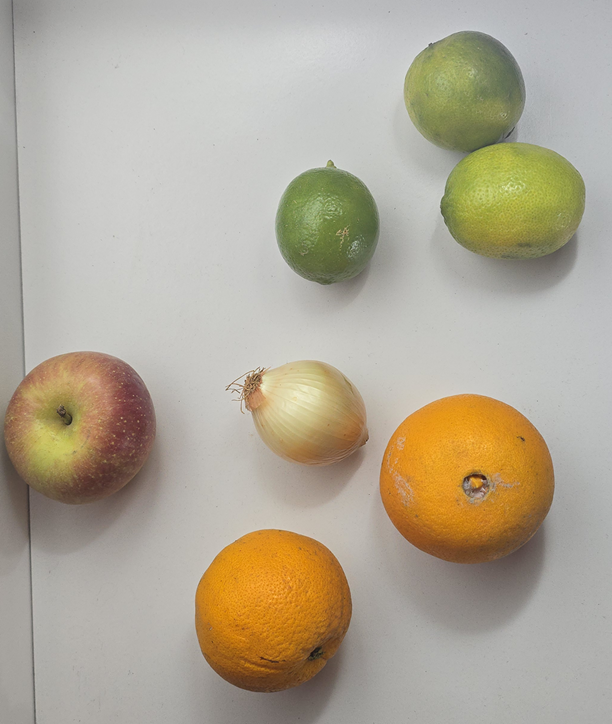
#> input picture images/fruits7.png, 612 x 724 px
$ python 7frutas.py
#> lines starting #> are read from the running program, lines starting #| are printed output that depends on the picture; after the words box and inside, x2 and y2 are one past the last pixel; in counts of white or black regions, pixels touching at a corner belong together
import cv2
import numpy as np

# Carrega a imagem
img = cv2.imread("images/fruits7.png")
#> img is the input picture: shape (724, 612, 3); mean B, G, R 150, 168, 176.6
output = img.copy()

# Converte para escala de cinza  usando BGR
gray = cv2.cvtColor(img, cv2.COLOR_BGR2GRAY)
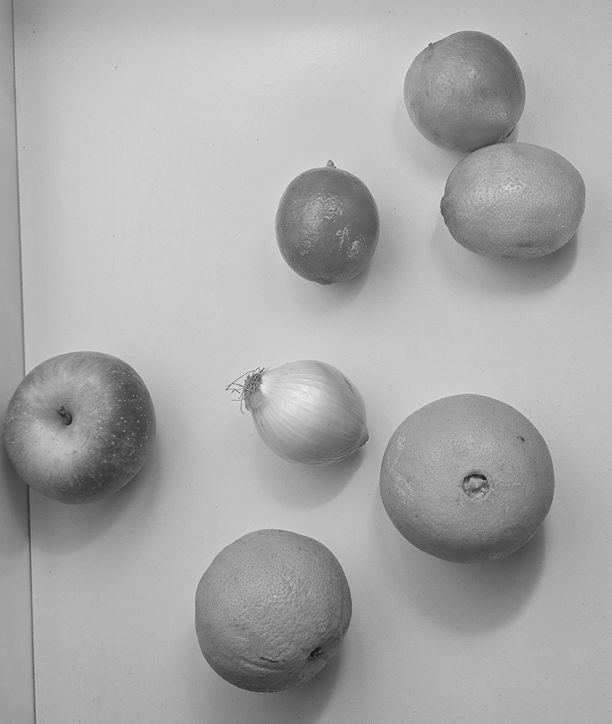
#> gray: shape (724, 612); min 21, max 236, mean 168.5

_, binary = cv2.threshold(gray, 140, 255, cv2.THRESH_BINARY_INV)
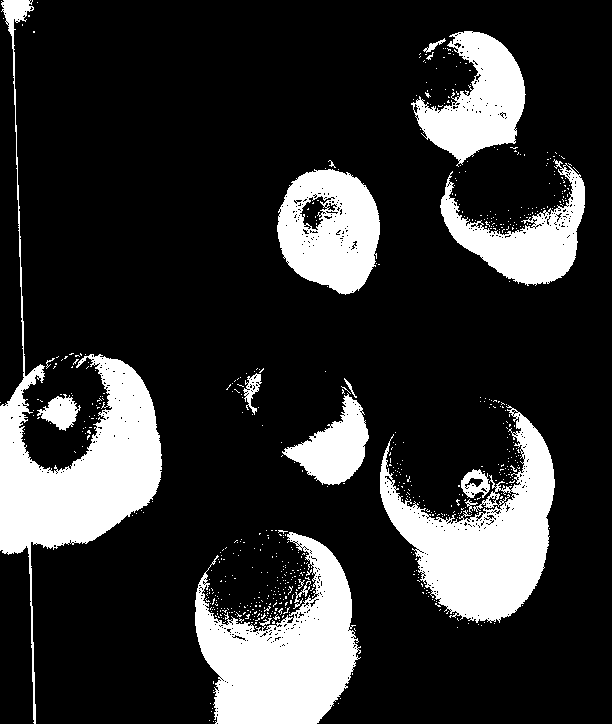
#> binary: shape (724, 612); 19.4% white; 664 white regions (645 under 20 px), largest, box (x1, y1, x2, y2) and area: (0, 0, 162, 724) 20412, (195, 532, 361, 724) 17331, (380, 405, 555, 623) 16600

# Remove ruídos
kernel = np.ones((5, 5), np.uint8)
binary = cv2.morphologyEx(binary, cv2.MORPH_CLOSE, kernel, iterations=1)
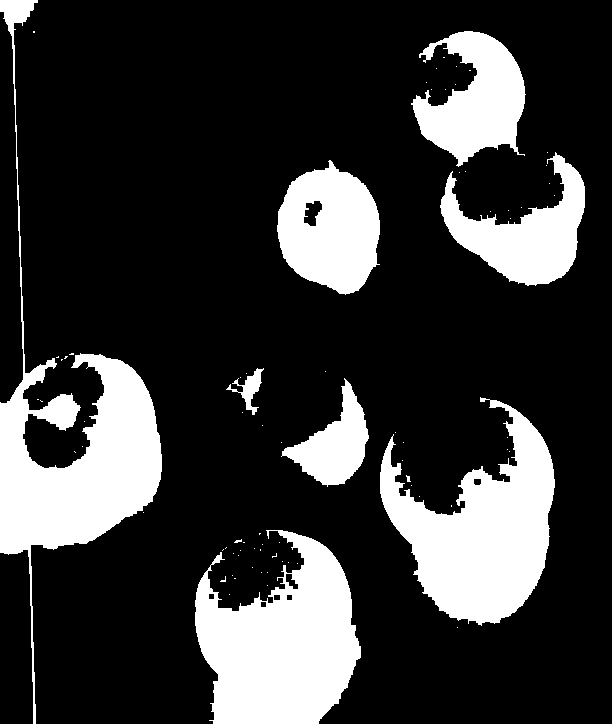
#> binary: shape (724, 612); 21.7% white; 78 white regions (69 under 20 px), largest, box (x1, y1, x2, y2) and area: (0, 0, 162, 724) 22710, (195, 530, 361, 724) 20986, (380, 397, 555, 626) 20224
binary = cv2.morphologyEx(binary, cv2.MORPH_OPEN, kernel, iterations=2)
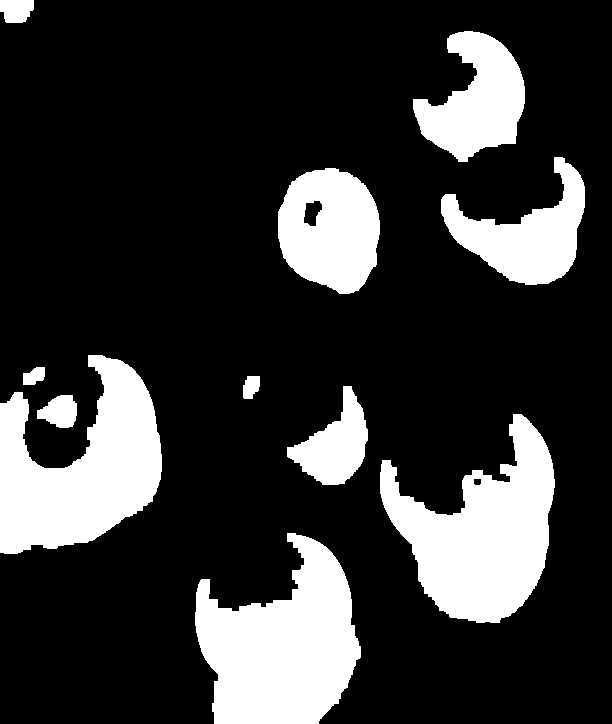
#> binary: shape (724, 612); 20.8% white; 11 white regions, largest, box (x1, y1, x2, y2) and area: (195, 533, 361, 724) 20343, (380, 414, 555, 623) 19573, (0, 355, 162, 554) 19248
binary = cv2.erode(binary, kernel, iterations=1)
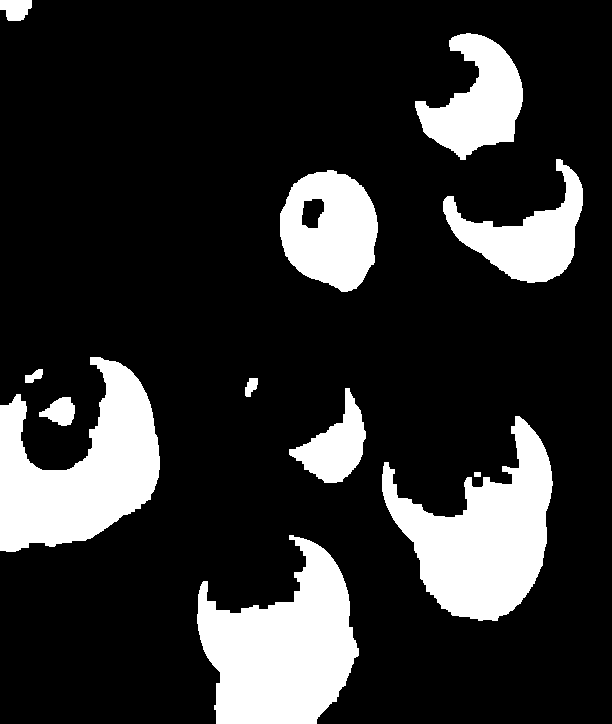
#> binary: shape (724, 612); 18.6% white; 12 white regions, largest, box (x1, y1, x2, y2) and area: (197, 535, 359, 724) 18865, (0, 357, 160, 552) 17688, (382, 416, 553, 621) 17574

# Detecta componentes conectados
num_labels, labels, stats, centroids = cv2.connectedComponentsWithStats(binary)
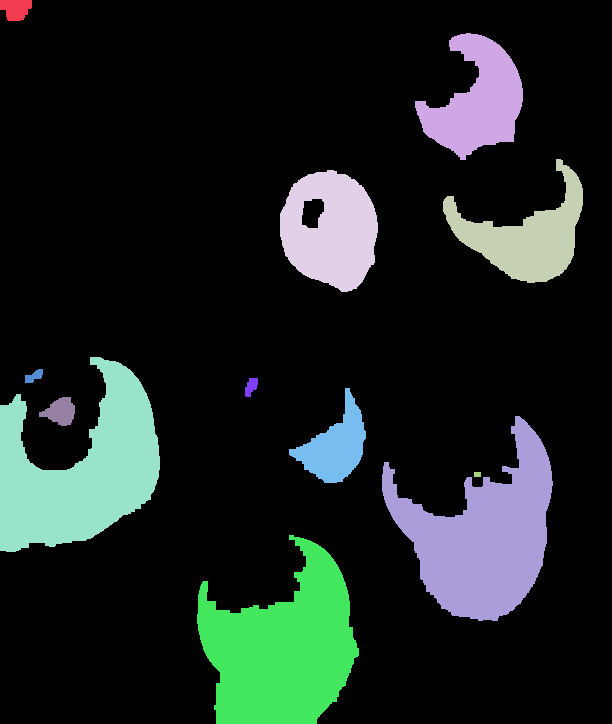
#> labels: shape (724, 612) int32; 13 distinct labels, from 0 to 12; one colour per label, 0 black
#> num_labels = 13; stats = 13 rows, first 6: [0, 0, 612, 724, 360834], [0, 0, 32, 21, 528], [415, 33, 108, 127, 7425], [443, 159, 140, 124, 7147], [280, 170, 98, 122, 8624], [0, 357, 160, 195, 17688]; centroids = 13 rows, first 8: [301.4, 343.4], [15.47, 8.52], [477.2, 100.5], [526.3, 235.7], [330.5, 230], [79.9, 469.8], [33.68, 375.9], [250.7, 386.2]

# Loop para cada componente (pulando fundo, label 0)
count = 0
for i in range(1, num_labels):
    x, y, w, h, area = stats[i]
    cx, cy = centroids[i]

    if area > 1000:  # filtra ruídos pequenos
        count += 1
        cv2.rectangle(output, (x, y), (x + w, y + h), (0, 255, 0), 2)
        cv2.circle(output, (int(cx), int(cy)), 5, (0, 0, 255), -1)
        cv2.putText(output, f"Fruta {count}", (x, y - 10),
                    cv2.FONT_HERSHEY_SIMPLEX, 0.5, (0, 0, 0), 1)
#> this loop made 12 passes
#> (x, y, w, h, area, cx, cy) on passes 1 to 12: (0, 0, 32, 21, 528, 15.47, 8.52), (415, 33, 108, 127, 7425, 477.2, 100.5), (443, 159, 140, 124, 7147, 526.3, 235.7), (280, 170, 98, 122, 8624, 330.5, 230), (0, 357, 160, 195, 17688, 79.9, 469.8), (25, 369, 18, 14, 152, 33.68, 375.9), (245, 378, 13, 19, 169, 250.7, 386.2), (289, 388, 77, 95, 3385, 335, 446.1), (39, 397, 36, 29, 662, 60.04, 411.3), (382, 416, 171, 205, 17574, 483, 535), (474, 472, 7, 5, 35, 477, 474), (197, 535, 162, 189, 18865, 282.1, 648.1)
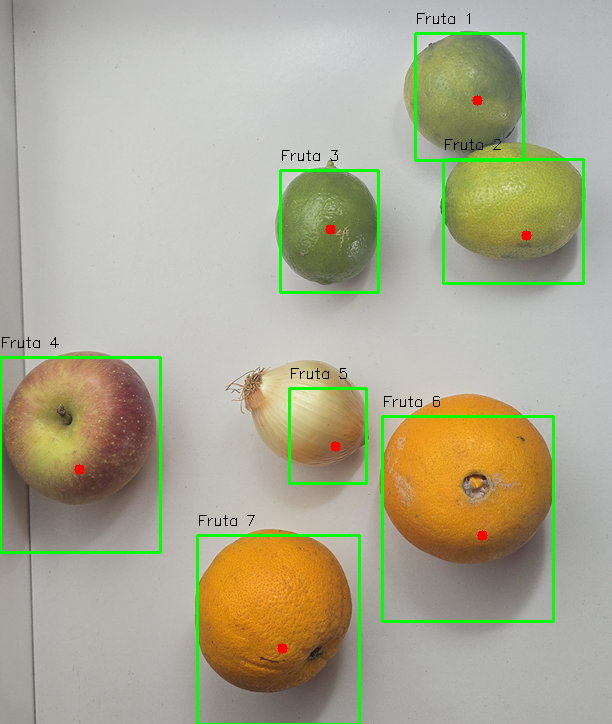
#> output: shape (724, 612, 3); 2.82% of pixels changed, all inside (x1, y1, x2, y2) = (0, 13, 585, 724)
#> after the loop, count = 7

cv2.imshow("Deteccao de Frutas", output)
cv2.imshow("Binaria", binary)
cv2.waitKey(0)
cv2.destroyAllWindows()

$ run again, with images/fruits5.png copied over images/fruits7.png
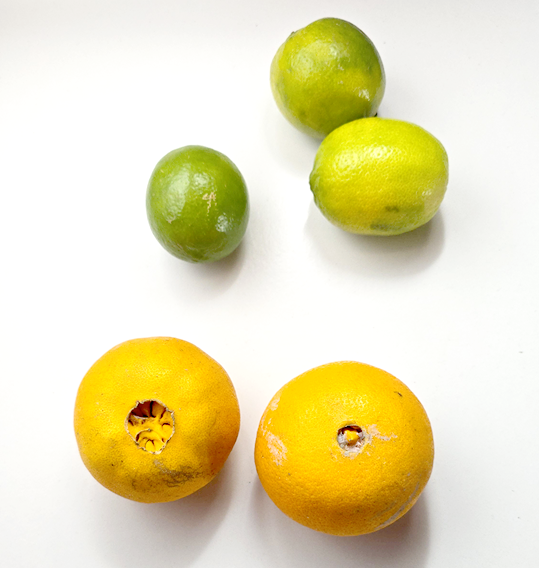
#> input picture images/fruits5.png, 539 x 568 px
#> img is the input picture: shape (568, 539, 3); mean B, G, R 180.4, 223.4, 232.1
#> `num_labels, labels, stats, centroids = cv2.connectedComponentsWithStat..`:
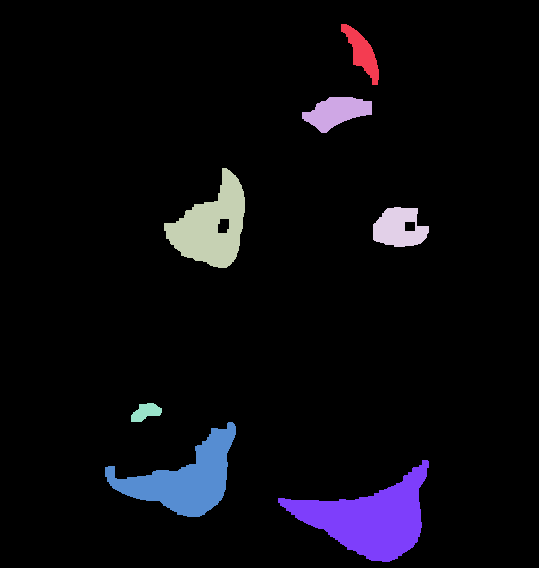
#> labels: shape (568, 539) int32; 8 distinct labels, from 0 to 7; one colour per label, 0 black
#> num_labels = 8; stats = [[0, 0, 539, 568, 285206], [341, 24, 38, 61, 969], [302, 97, 70, 36, 1505], [164, 168, 81, 100, 4396], [373, 207, 56, 40, 1598], [131, 403, 31, 19, 379], [105, 422, 131, 95, 5193], [278, 460, 151, 102, 6906]]; centroids = [[267.7, 277], [361.8, 52.36], [336.3, 111.7], [211.4, 225.9], [398.6, 227.7], [145.4, 411.7], [185.1, 478.2], [369.8, 517.8]]
#> the loop `for i in range(1, num_labels):` made 7 passes
#> (x, y, w, h, area, cx, cy) on passes 1 to 7: (341, 24, 38, 61, 969, 361.8, 52.36), (302, 97, 70, 36, 1505, 336.3, 111.7), (164, 168, 81, 100, 4396, 211.4, 225.9), (373, 207, 56, 40, 1598, 398.6, 227.7), (131, 403, 31, 19, 379, 145.4, 411.7), (105, 422, 131, 95, 5193, 185.1, 478.2), (278, 460, 151, 102, 6906, 369.8, 517.8)
#> after the loop `for i in range(1, num_labels):`:
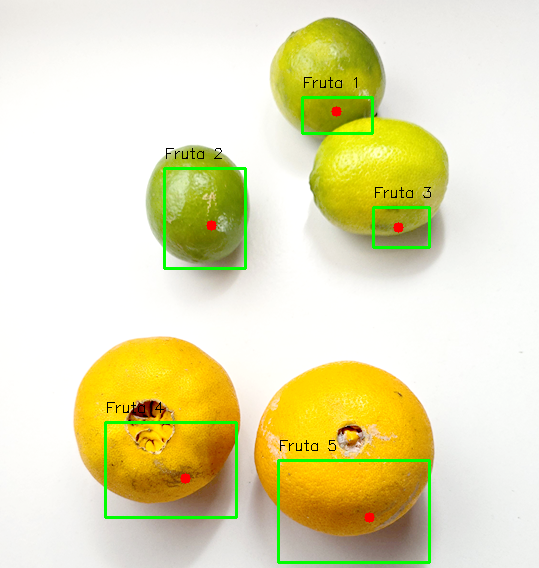
#> output: shape (568, 539, 3); 2.01% of pixels changed, all inside (x1, y1, x2, y2) = (104, 77, 431, 564)
#> after the loop `for i in range(1, num_labels):`: count = 5
